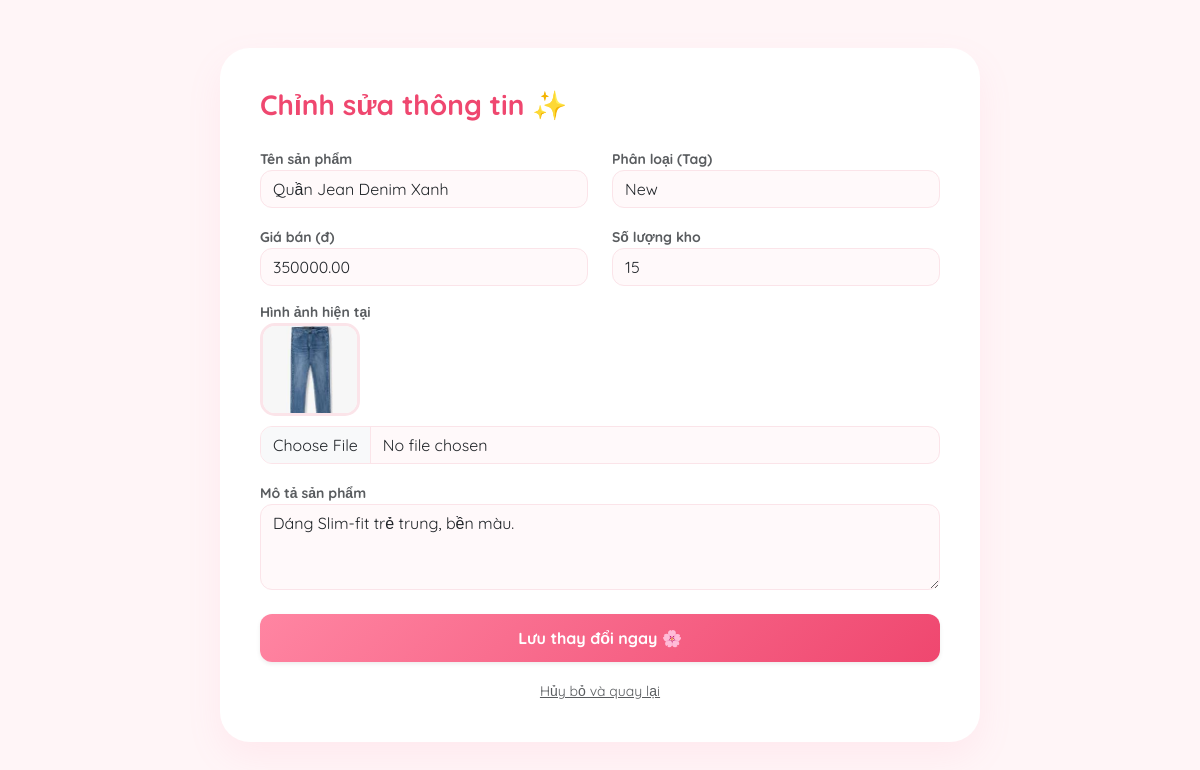
The page /shop_quanao/admin/edit_product.php?id=2 (signed in) on the database its author committed.
### tables this page shows
CREATE TABLE `products` (
  `id` int(11) NOT NULL,
  `name` varchar(255) NOT NULL,
  `price` decimal(10,2) NOT NULL,
  `image` varchar(255) NOT NULL,
  `description` text DEFAULT NULL,
  `tag` varchar(50) DEFAULT NULL,
  `stock_quantity` int(11) DEFAULT 10,
  `created_at` timestamp NOT NULL DEFAULT current_timestamp()
);

### shop_quanao/admin/edit_product.php (the view, shortened to what this page needs)
<?php
include '../config/db.php';
$id = intval($_GET['id']);
$p = $conn->query("SELECT * FROM products WHERE id = $id")->fetch_assoc();
?>
<!DOCTYPE html>
<html lang="vi">
<head>
    <link href="https://cdn.jsdelivr.net/npm/bootstrap@5.3.0/dist/css/bootstrap.min.css" rel="stylesheet">
</head>
<body class="py-5">
    <div class="container">
        <div class="row justify-content-center">
            <div class="col-md-8 edit-card">
                <h3 class="mb-4" style="color: #ef476f; font-weight: 700;">Chỉnh sửa thông tin ✨</h3>
                <form method="POST" enctype="multipart/form-data">
                    <div class="row mb-3">
                        <div class="col-md-6">
                            <label class="small fw-bold text-muted">Tên sản phẩm</label>
                            <input type="text" name="name" class="form-control" value="<?php echo $p['name']; ?>" required>
                        </div>
                        <div class="col-md-6">
                            <label class="small fw-bold text-muted">Phân loại (Tag)</label>
                            <input type="text" name="tag" class="form-control" value="<?php echo $p['tag']; ?>">
                        </div>
                    </div>
                    <div class="row mb-3">
                        <div class="col-md-6">
                            <label class="small fw-bold text-muted">Giá bán (đ)</label>
                            <input type="number" name="price" class="form-control" value="<?php echo $p['price']; ?>" required>
                        </div>
                        <div class="col-md-6">
                            <label class="small fw-bold text-muted">Số lượng kho</label>
                            <input type="number" name="stock" class="form-control" value="<?php echo $p['stock_quantity']; ?>" required>
                        </div>
                    </div>
                    <div class="mb-3">
                        <label class="small fw-bold text-muted d-block">Hình ảnh hiện tại</label>
                        <img src="../images/<?php echo $p['image']; ?>" class="current-img">
                        <input type="file" name="image" class="form-control">
                    </div>
                    <div class="mb-4">
                        <label class="small fw-bold text-muted">Mô tả sản phẩm</label>
                        <textarea name="description" class="form-control" rows="3"><?php echo $p['description']; ?></textarea>
                    </div>
                    <button type="submit" name="update" class="btn btn-update w-100 shadow-sm">Lưu thay đổi ngay 🌸</button>
                    <div class="text-center mt-3"><a href="manage_products.php" class="text-muted small">Hủy bỏ và quay lại</a></div>
                </form>
            </div>
        </div>
    </div>
</body>
</html>

### shop_quanao/admin/edit_product.php (style rules this page uses)
body { background: #fff5f7; font-family: 'Quicksand', sans-serif; }
.edit-card { background: white; border-radius: 30px; box-shadow: 0 15px 35px rgba(255, 133, 162, 0.1); padding: 40px; border: none; }
.form-control { border-radius: 12px; border: 1px solid #fbe4e9; background: #fff9fa; }
.btn-update { background: linear-gradient(135deg, #ff85a2 0%, #ef476f 100%); border: none; border-radius: 12px; color: white; font-weight: 700; padding: 12px; }
.current-img { width: 100px; border-radius: 15px; border: 3px solid #fbe4e9; margin-bottom: 10px; }

### rows shown on the page
products: name "Quần Jean Denim Xanh", tag "New", price "350000.00", stock "15", image (picture), description "Dáng Slim-fit trẻ trung, bền màu."
